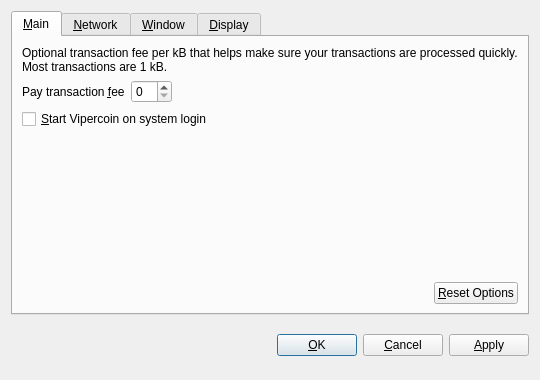
<?xml version="1.0" encoding="UTF-8"?>
<ui version="4.0">
 <class>OptionsDialog</class>
 <widget class="QDialog" name="OptionsDialog">
  <property name="geometry">
   <rect>
    <x>0</x>
    <y>0</y>
    <width>540</width>
    <height>380</height>
   </rect>
  </property>
  <property name="windowTitle">
   <string>Options</string>
  </property>
  <property name="modal">
   <bool>true</bool>
  </property>
  <layout class="QVBoxLayout" name="verticalLayout">
   <item>
    <widget class="QTabWidget" name="tabWidget">
     <property name="tabPosition">
      <enum>QTabWidget::North</enum>
     </property>
     <property name="currentIndex">
      <number>0</number>
     </property>
     <widget class="QWidget" name="tabMain">
      <attribute name="title">
       <string>&amp;Main</string>
      </attribute>
      <layout class="QVBoxLayout" name="verticalLayout_Main">
       <item>
        <widget class="QLabel" name="transactionFeeInfoLabel">
         <property name="text">
          <string>Optional transaction fee per kB that helps make sure your transactions are processed quickly. Most transactions are 1 kB.</string>
         </property>
         <property name="textFormat">
          <enum>Qt::PlainText</enum>
         </property>
         <property name="wordWrap">
          <bool>true</bool>
         </property>
        </widget>
       </item>
       <item>
        <layout class="QHBoxLayout" name="horizontalLayout_1_Main">
         <item>
          <widget class="QLabel" name="transactionFeeLabel">
           <property name="text">
            <string>Pay transaction &amp;fee</string>
           </property>
           <property name="textFormat">
            <enum>Qt::PlainText</enum>
           </property>
           <property name="buddy">
            <cstring>transactionFee</cstring>
           </property>
          </widget>
         </item>
         <item>
          <widget class="BitcoinAmountField" name="transactionFee"/>
         </item>
         <item>
          <spacer name="horizontalSpacer_1_Main">
           <property name="orientation">
            <enum>Qt::Horizontal</enum>
           </property>
           <property name="sizeHint" stdset="0">
            <size>
             <width>40</width>
             <height>20</height>
            </size>
           </property>
          </spacer>
         </item>
        </layout>
       </item>
       <item>
        <widget class="QCheckBox" name="bitcoinAtStartup">
         <property name="toolTip">
          <string>Automatically start Vipercoin after logging in to the system.</string>
         </property>
         <property name="text">
          <string>&amp;Start Vipercoin on system login</string>
         </property>
        </widget>
       </item>
       <item>
        <spacer name="verticalSpacer_Main">
         <property name="orientation">
          <enum>Qt::Vertical</enum>
         </property>
         <property name="sizeHint" stdset="0">
          <size>
           <width>20</width>
           <height>40</height>
          </size>
         </property>
        </spacer>
       </item>
       <item>
        <layout class="QHBoxLayout" name="horizontalLayout_2_Main">
         <item>
          <spacer name="horizontalSpacer_2_Main">
           <property name="orientation">
            <enum>Qt::Horizontal</enum>
           </property>
           <property name="sizeHint" stdset="0">
            <size>
             <width>40</width>
             <height>20</height>
            </size>
           </property>
          </spacer>
         </item>
         <item>
          <widget class="QPushButton" name="resetButton">
           <property name="toolTip">
            <string>Reset all client options to default.</string>
           </property>
           <property name="text">
            <string>&amp;Reset Options</string>
           </property>
           <property name="autoDefault">
            <bool>false</bool>
           </property>
          </widget>
         </item>
        </layout>
       </item>
      </layout>
     </widget>
     <widget class="QWidget" name="tabNetwork">
      <attribute name="title">
       <string>&amp;Network</string>
      </attribute>
      <layout class="QVBoxLayout" name="verticalLayout_Network">
       <item>
        <widget class="QCheckBox" name="mapPortUpnp">
         <property name="toolTip">
          <string>Automatically open the Vipercoin client port on the router. This only works when your router supports UPnP and it is enabled.</string>
         </property>
         <property name="text">
          <string>Map port using &amp;UPnP</string>
         </property>
        </widget>
       </item>
       <item>
        <widget class="QCheckBox" name="connectSocks">
         <property name="toolTip">
          <string>Connect to the Vipercoin network through a SOCKS proxy (e.g. when connecting through Tor).</string>
         </property>
         <property name="text">
          <string>&amp;Connect through SOCKS proxy:</string>
         </property>
        </widget>
       </item>
       <item>
        <layout class="QHBoxLayout" name="horizontalLayout_Network">
         <item>
          <widget class="QLabel" name="proxyIpLabel">
           <property name="text">
            <string>Proxy &amp;IP:</string>
           </property>
           <property name="textFormat">
            <enum>Qt::PlainText</enum>
           </property>
           <property name="buddy">
            <cstring>proxyIp</cstring>
           </property>
          </widget>
         </item>
         <item>
          <widget class="QValidatedLineEdit" name="proxyIp">
           <property name="maximumSize">
            <size>
             <width>140</width>
             <height>16777215</height>
            </size>
           </property>
           <property name="toolTip">
            <string>IP address of the proxy (e.g. 127.0.0.1)</string>
           </property>
          </widget>
         </item>
         <item>
          <widget class="QLabel" name="proxyPortLabel">
           <property name="text">
            <string>&amp;Port:</string>
           </property>
           <property name="textFormat">
            <enum>Qt::PlainText</enum>
           </property>
           <property name="buddy">
            <cstring>proxyPort</cstring>
           </property>
          </widget>
         </item>
         <item>
          <widget class="QLineEdit" name="proxyPort">
           <property name="maximumSize">
            <size>
             <width>55</width>
             <height>16777215</height>
            </size>
           </property>
           <property name="toolTip">
            <string>Port of the proxy (e.g. 9050)</string>
           </property>
          </widget>
         </item>
         <item>
          <widget class="QLabel" name="socksVersionLabel">
           <property name="text">
            <string>SOCKS &amp;Version:</string>
           </property>
           <property name="textFormat">
            <enum>Qt::PlainText</enum>
           </property>
           <property name="buddy">
            <cstring>socksVersion</cstring>
           </property>
          </widget>
         </item>
         <item>
          <widget class="QValueComboBox" name="socksVersion">
           <property name="toolTip">
            <string>SOCKS version of the proxy (e.g. 5)</string>
           </property>
          </widget>
         </item>
         <item>
          <spacer name="horizontalSpacer_Network">
           <property name="orientation">
            <enum>Qt::Horizontal</enum>
           </property>
           <property name="sizeHint" stdset="0">
            <size>
             <width>40</width>
             <height>20</height>
            </size>
           </property>
          </spacer>
         </item>
        </layout>
       </item>
       <item>
        <spacer name="verticalSpacer_Network">
         <property name="orientation">
          <enum>Qt::Vertical</enum>
         </property>
         <property name="sizeHint" stdset="0">
          <size>
           <width>20</width>
           <height>40</height>
          </size>
         </property>
        </spacer>
       </item>
      </layout>
     </widget>
     <widget class="QWidget" name="tabWindow">
      <attribute name="title">
       <string>&amp;Window</string>
      </attribute>
      <layout class="QVBoxLayout" name="verticalLayout_Window">
       <item>
        <widget class="QCheckBox" name="minimizeToTray">
         <property name="toolTip">
          <string>Show only a tray icon after minimizing the window.</string>
         </property>
         <property name="text">
          <string>&amp;Minimize to the tray instead of the taskbar</string>
         </property>
        </widget>
       </item>
       <item>
        <widget class="QCheckBox" name="minimizeOnClose">
         <property name="toolTip">
          <string>Minimize instead of exit the application when the window is closed. When this option is enabled, the application will be closed only after selecting Quit in the menu.</string>
         </property>
         <property name="text">
          <string>M&amp;inimize on close</string>
         </property>
        </widget>
       </item>
       <item>
        <spacer name="verticalSpacer_Window">
         <property name="orientation">
          <enum>Qt::Vertical</enum>
         </property>
         <property name="sizeHint" stdset="0">
          <size>
           <width>20</width>
           <height>40</height>
          </size>
         </property>
        </spacer>
       </item>
      </layout>
     </widget>
     <widget class="QWidget" name="tabDisplay">
      <attribute name="title">
       <string>&amp;Display</string>
      </attribute>
      <layout class="QVBoxLayout" name="verticalLayout_Display">
       <item>
        <layout class="QHBoxLayout" name="horizontalLayout_1_Display">
         <item>
          <widget class="QLabel" name="langLabel">
           <property name="text">
            <string>User Interface &amp;language:</string>
           </property>
           <property name="textFormat">
            <enum>Qt::PlainText</enum>
           </property>
           <property name="buddy">
            <cstring>lang</cstring>
           </property>
          </widget>
         </item>
         <item>
          <widget class="QValueComboBox" name="lang">
           <property name="toolTip">
            <string>The user interface language can be set here. This setting will take effect after restarting Vipercoin.</string>
           </property>
          </widget>
         </item>
        </layout>
       </item>
       <item>
        <layout class="QHBoxLayout" name="horizontalLayout_2_Display">
         <item>
          <widget class="QLabel" name="unitLabel">
           <property name="text">
            <string>&amp;Unit to show amounts in:</string>
           </property>
           <property name="textFormat">
            <enum>Qt::PlainText</enum>
           </property>
           <property name="buddy">
            <cstring>unit</cstring>
           </property>
          </widget>
         </item>
         <item>
          <widget class="QValueComboBox" name="unit">
           <property name="toolTip">
            <string>Choose the default subdivision unit to show in the interface and when sending coins.</string>
           </property>
          </widget>
         </item>
        </layout>
       </item>
       <item>
        <widget class="QCheckBox" name="displayAddresses">
         <property name="toolTip">
          <string>Whether to show Vipercoin addresses in the transaction list or not.</string>
         </property>
         <property name="text">
          <string>&amp;Display addresses in transaction list</string>
         </property>
        </widget>
       </item>
       <item>
        <widget class="QCheckBox" name="coinControlFeatures">
         <property name="toolTip">
          <string>Whether to show coin control features or not.</string>
         </property>
         <property name="text">
          <string>Display coin &amp;control features (experts only!)</string>
         </property>
        </widget>
       </item>
       <item>
        <spacer name="verticalSpacer_Display">
         <property name="orientation">
          <enum>Qt::Vertical</enum>
         </property>
         <property name="sizeHint" stdset="0">
          <size>
           <width>20</width>
           <height>40</height>
          </size>
         </property>
        </spacer>
       </item>
      </layout>
     </widget>
    </widget>
   </item>
   <item>
    <layout class="QHBoxLayout" name="horizontalLayout_Buttons">
     <item>
      <spacer name="horizontalSpacer_1">
       <property name="orientation">
        <enum>Qt::Horizontal</enum>
       </property>
       <property name="sizeHint" stdset="0">
        <size>
         <width>40</width>
         <height>48</height>
        </size>
       </property>
      </spacer>
     </item>
     <item>
      <widget class="QLabel" name="statusLabel">
       <property name="font">
        <font>
         <weight>75</weight>
         <bold>true</bold>
        </font>
       </property>
       <property name="text">
        <string/>
       </property>
       <property name="textFormat">
        <enum>Qt::PlainText</enum>
       </property>
       <property name="wordWrap">
        <bool>true</bool>
       </property>
      </widget>
     </item>
     <item>
      <spacer name="horizontalSpacer_2">
       <property name="orientation">
        <enum>Qt::Horizontal</enum>
       </property>
       <property name="sizeHint" stdset="0">
        <size>
         <width>40</width>
         <height>48</height>
        </size>
       </property>
      </spacer>
     </item>
     <item>
      <widget class="QPushButton" name="okButton">
       <property name="text">
        <string>&amp;OK</string>
       </property>
      </widget>
     </item>
     <item>
      <widget class="QPushButton" name="cancelButton">
       <property name="text">
        <string>&amp;Cancel</string>
       </property>
       <property name="autoDefault">
        <bool>false</bool>
       </property>
      </widget>
     </item>
     <item>
      <widget class="QPushButton" name="applyButton">
       <property name="text">
        <string>&amp;Apply</string>
       </property>
       <property name="autoDefault">
        <bool>false</bool>
       </property>
      </widget>
     </item>
    </layout>
   </item>
  </layout>
 </widget>
 <customwidgets>
  <customwidget>
   <class>BitcoinAmountField</class>
   <extends>QSpinBox</extends>
   <header>bitcoinamountfield.h</header>
  </customwidget>
  <customwidget>
   <class>QValueComboBox</class>
   <extends>QComboBox</extends>
   <header>qvaluecombobox.h</header>
  </customwidget>
  <customwidget>
   <class>QValidatedLineEdit</class>
   <extends>QLineEdit</extends>
   <header>qvalidatedlineedit.h</header>
  </customwidget>
 </customwidgets>
 <resources/>
 <connections/>
</ui>
